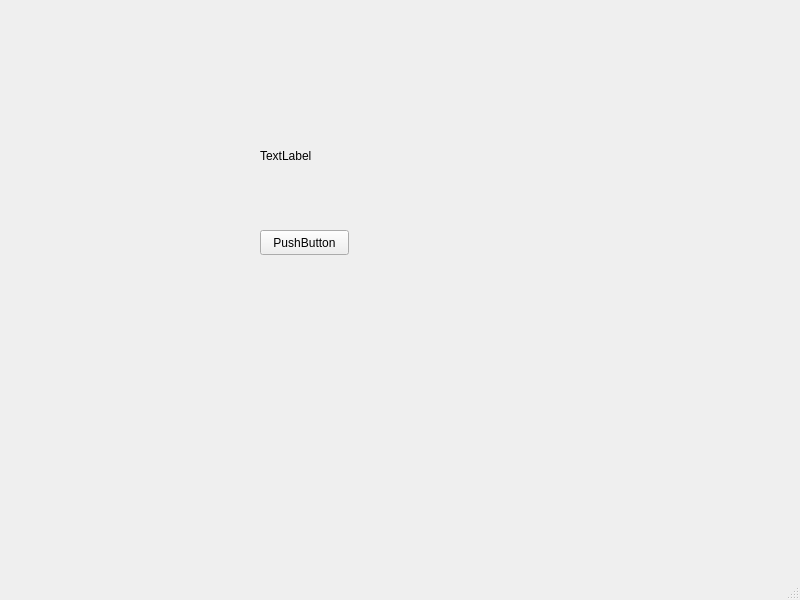
<?xml version="1.0" encoding="UTF-8"?>
<ui version="4.0">
 <class>MainWindow</class>
 <widget class="QMainWindow" name="MainWindow">
  <property name="geometry">
   <rect>
    <x>0</x>
    <y>0</y>
    <width>800</width>
    <height>600</height>
   </rect>
  </property>
  <property name="windowTitle">
   <string>MainWindow</string>
  </property>
  <widget class="QWidget" name="centralwidget">
   <widget class="QLabel" name="main_label_01">
    <property name="geometry">
     <rect>
      <x>260</x>
      <y>130</y>
      <width>211</width>
      <height>51</height>
     </rect>
    </property>
    <property name="text">
     <string>TextLabel</string>
    </property>
   </widget>
   <widget class="QPushButton" name="main_pushButton_01">
    <property name="geometry">
     <rect>
      <x>260</x>
      <y>230</y>
      <width>89</width>
      <height>25</height>
     </rect>
    </property>
    <property name="text">
     <string>PushButton</string>
    </property>
   </widget>
  </widget>
  <widget class="QMenuBar" name="menubar">
   <property name="geometry">
    <rect>
     <x>0</x>
     <y>0</y>
     <width>800</width>
     <height>28</height>
    </rect>
   </property>
  </widget>
  <widget class="QStatusBar" name="statusbar"/>
 </widget>
 <resources/>
 <connections/>
</ui>
